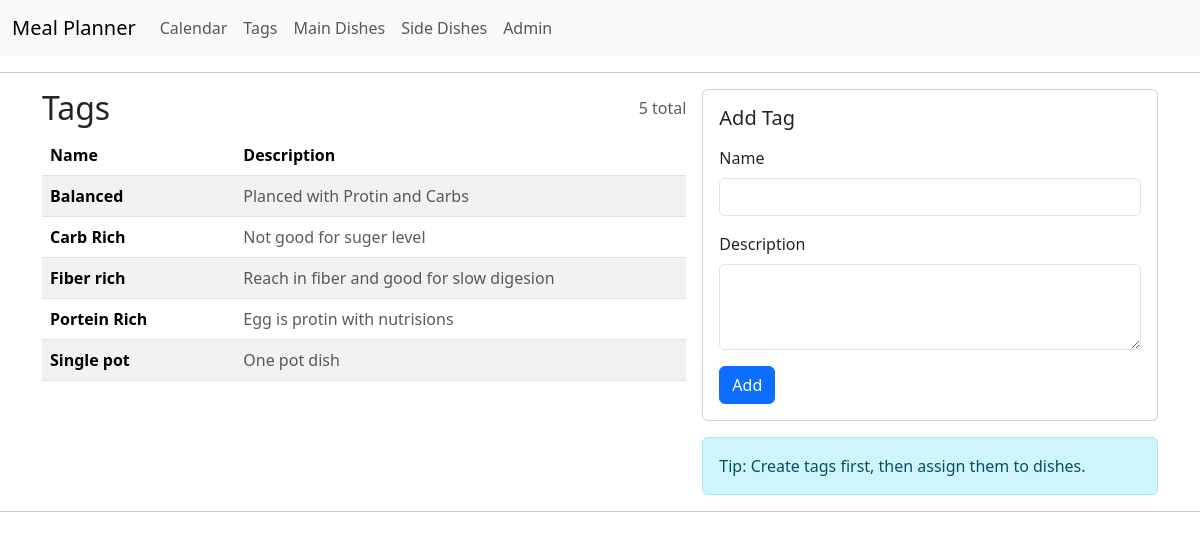
Screenshot of /mp/tags/ with the database file from the repository.
### meal_planner/models.py (models this page shows, shortened)
class Tag(models.Model):
    id = models.AutoField(primary_key=True)
    name = models.CharField(max_length=50)
    description = models.TextField()

### meal_planner/views.py (the view)
# urls.py: path('tags/', views.tags_view, name='tags'),
def tags_view(request):
    from .forms import TagForm
    from .models import Tag
    if request.method == "POST":
        form = TagForm(request.POST)
        if form.is_valid():
            form.save()
            return redirect("tags")
    else:
        form = TagForm()
    tags = Tag.objects.order_by("name")
    return render(
        request,
        "meal_planner/tags.html",
        {
            "tags": tags,
            "form": form,
        },
    )

### meal_planner/forms.py
class TagForm(forms.ModelForm):
    class Meta:
        model = Tag
        fields = ["name", "description"]
        widgets = {
            "name": forms.TextInput(attrs={"class": "form-control"}),
            "description": forms.Textarea(
                attrs={"class": "form-control", "rows": 3}
            ),
        }

### meal_planner/templates/meal_planner/tags.html (shortened to what this page needs)
{% extends 'meal_planner/main.html' %}
{% block content %}
<div class="row g-3">
  <div class="col-12 col-lg-7">
    <div class="d-flex align-items-center justify-content-between mb-2">
      <h2 class="m-0">Tags</h2>
      <span class="text-muted">{{ tags|length }} total</span>
    </div>
    <div class="table-responsive">
      <table class="table table-striped align-middle">
        <thead>
          <tr>
            <th style="width: 30%">Name</th>
            <th>Description</th>
          </tr>
        </thead>
        <tbody>
          {% for tag in tags %}
            <tr>
              <td class="fw-semibold">{{ tag.name }}</td>
              <td class="text-muted">{{ tag.description }}</td>
            </tr>
          {% empty %}
            <tr>
              <td colspan="2" class="text-muted">No tags yet.</td>
            </tr>
          {% endfor %}
        </tbody>
      </table>
    </div>
  </div>
  <div class="col-12 col-lg-5">
    <div class="card">
      <div class="card-body">
        <h5 class="card-title">Add Tag</h5>
        <form method="post" class="mt-3">
          <div class="mb-3">
            <label class="form-label">Name</label>
            {{ form.name }}
          </div>
          <div class="mb-3">
            <label class="form-label">Description</label>
            {{ form.description }}
          </div>
          <button class="btn btn-primary" type="submit">Add</button>
        </form>
      </div>
    </div>
    <div class="alert alert-info mt-3 mb-0">
      Tip: Create tags first, then assign them to dishes.
    </div>
  </div>
</div>
{% endblock %}

### rows the page displays
Tag: name "Balanced", description "Planced with Protin and Carbs"
Tag: name "Carb Rich", description "Not good for suger level"
Tag: name "Fiber rich", description "Reach in fiber and good for slow digesion"
Tag: name "Portein Rich", description "Egg is protin with nutrisions"
Tag: name "Single pot", description "One pot dish"

### other values shown
{{ tags|length }} "5"
